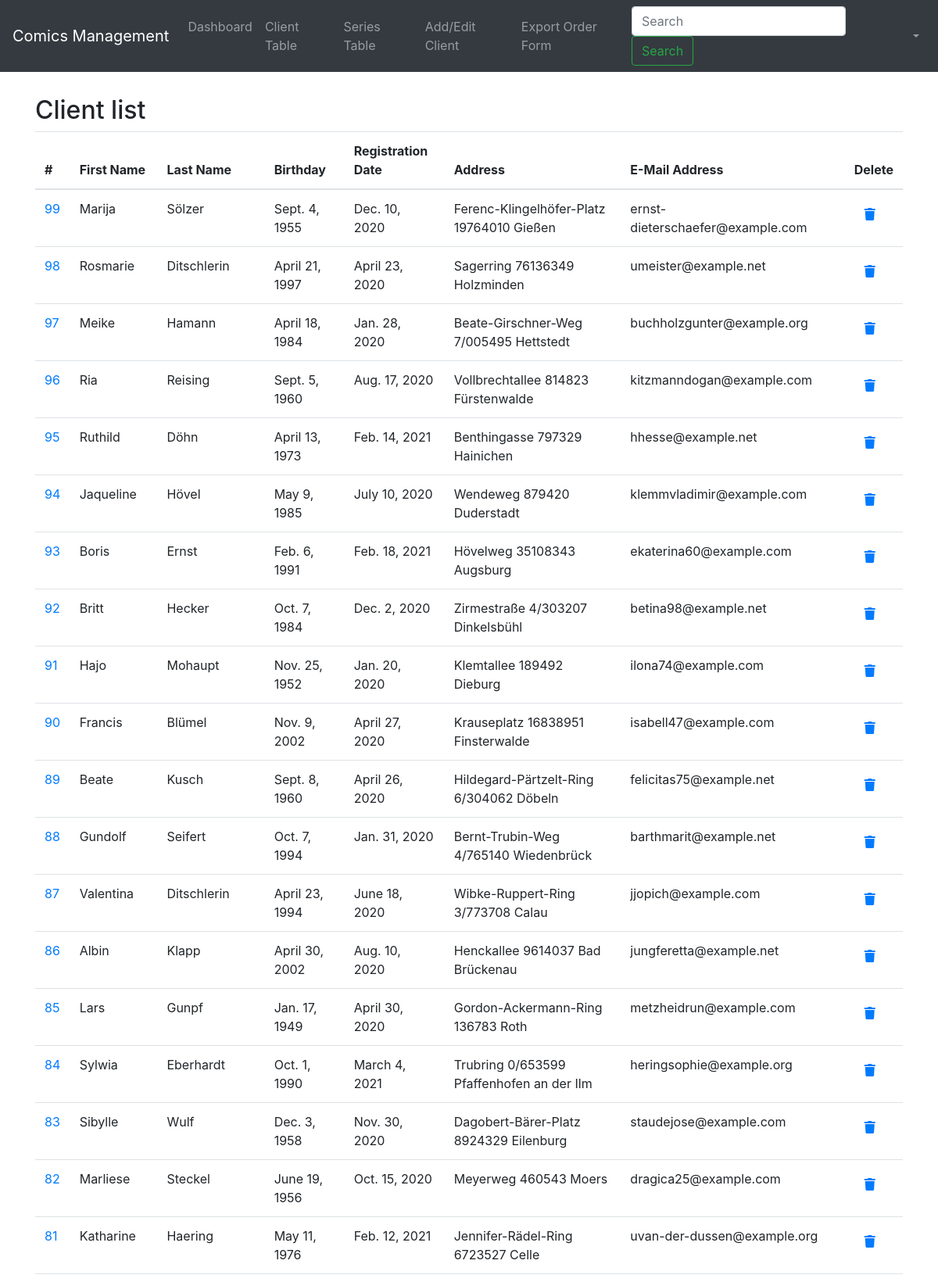
Screenshot of /app/client/ (upper part) with the database file from the repository.
### app/models.py (models this page shows, shortened)
class Client(models.Model):
    client_number = models.PositiveIntegerField(
        validators=[MinValueValidator(1)], unique=True
    )
    first_name = models.CharField(max_length=30)
    last_name = models.CharField(max_length=30)
    birthdate = models.DateField(blank=True)
    registration_date = models.DateField()
    address = models.CharField(max_length=50, blank=True)
    email_address = models.EmailField("Client email")
    slug = models.SlugField()
    def slug(self):
        return slugify(self.client_number)

### app/views.py (the view)
# urls.py: path("client/", views.client_index, name="client"),
def client_index(request):
    latest_client_list = Client.objects.order_by("-client_number")
    context = {"latest_client_list": latest_client_list}
    return render(request, "client_table.html", context)

### app/templates/client_table.html (shortened to what this page needs)
{% load static %}
<!DOCTYPE html>
<html>
<head>
    <link rel="stylesheet" href="https://maxcdn.bootstrapcdn.com/bootstrap/4.5.2/css/bootstrap.min.css">
    <link rel="stylesheet" href="https://cdnjs.cloudflare.com/ajax/libs/font-awesome/5.12.1/js/all.min.js"
>
    <link rel="stylesheet" href="https://cdnjs.cloudflare.com/ajax/libs/font-awesome/5.12.1/css/all.min.css">
</head>
<body>
    {% include 'navbar.html' %}
    <div class="container">
        <h2>Client list</h2>
        <div class="table-responsive">
            <table class="table">
                <thead>
                    <tr>
                        <th>#</th>
                        <th>First Name</th>
                        <th>Last Name</th>
                        <th>Birthday</th>
                        <th>Registration Date</th>
                        <th>Address</th>
                        <th>E-Mail Address</th>
                        <th>Delete</th>
                    </tr>
                </thead>
                <tbody>
                    {% for line in latest_client_list %}
                    <tr>
                        <td>
                            <a href="{% url 'client_subscription' line.client_number %}">
                                <div style="height:100%;width:100%">
                                    {{ line.client_number }}
                                </div>
                            </a>
                        </td>
                        <td>{{ line.first_name }}</td>
                        <td>{{ line.last_name }}</td>
                        <td>{{ line.birthdate }}</td>
                        <td>{{ line.registration_date }}</td>
                        <td>{{ line.address }}</td>
                        <td>{{ line.email_address }}</td>
                        <form>
                            <td>
                                <button type="submit" name={{line.client_number}} class="btn">
                                    <a onclick="return confirm('Are you sure do you want to delete this client?')"
                                        href="{% url 'remove_client' line.id %}"><i
                                            class="fas fa-trash"></i></a></button>
                            </td>
                        </form>
                    </tr>
                    {% endfor %}
                </tbody>
            </table>
        </div>
    </div>
    {% include 'footer.html' %}
</body>
<link rel="stylesheet" type="text/css" href="{% static 'css/client_table_style.css' %}">
</html>

### app/static/css/client_table_style.css (style rules this page uses)
.container .table-responsive { margin-right: auto; margin-left: auto; margin-top: 0px; }

### rows the page displays
Client: client_number "99", first_name "Marija", last_name "Sölzer", birthdate "Sept. 4, 1955", registration_date "Dec. 10, 2020", address "Ferenc-Klingelhöfer-Platz 19764010 Gießen", email_address "ernst-dieterschaefer@example.com"
Client: client_number "98", first_name "Rosmarie", last_name "Ditschlerin", birthdate "April 21, 1997", registration_date "April 23, 2020", address "Sagerring 76136349 Holzminden", email_address "umeister@example.net"
Client: client_number "97", first_name "Meike", last_name "Hamann", birthdate "April 18, 1984", registration_date "Jan. 28, 2020", address "Beate-Girschner-Weg 7/005495 Hettstedt", email_address "buchholzgunter@example.org"
Client: client_number "96", first_name "Ria", last_name "Reising", birthdate "Sept. 5, 1960", registration_date "Aug. 17, 2020", address "Vollbrechtallee 814823 Fürstenwalde", email_address "kitzmanndogan@example.com"
Client: client_number "95", first_name "Ruthild", last_name "Döhn", birthdate "April 13, 1973", registration_date "Feb. 14, 2021", address "Benthingasse 797329 Hainichen", email_address "hhesse@example.net"
Client: client_number "94", first_name "Jaqueline", last_name "Hövel", birthdate "May 9, 1985", registration_date "July 10, 2020", address "Wendeweg 879420 Duderstadt", email_address "klemmvladimir@example.com"
Client: client_number "93", first_name "Boris", last_name "Ernst", birthdate "Feb. 6, 1991", registration_date "Feb. 18, 2021", address "Hövelweg 35108343 Augsburg", email_address "ekaterina60@example.com"
Client: client_number "92", first_name "Britt", last_name "Hecker", birthdate "Oct. 7, 1984", registration_date "Dec. 2, 2020", address "Zirmestraße 4/303207 Dinkelsbühl", email_address "betina98@example.net"
Client: client_number "91", first_name "Hajo", last_name "Mohaupt", birthdate "Nov. 25, 1952", registration_date "Jan. 20, 2020", address "Klemtallee 189492 Dieburg", email_address "ilona74@example.com"
Client: client_number "90", first_name "Francis", last_name "Blümel", birthdate "Nov. 9, 2002", registration_date "April 27, 2020", address "Krauseplatz 16838951 Finsterwalde", email_address "isabell47@example.com"
Client: client_number "89", first_name "Beate", last_name "Kusch", birthdate "Sept. 8, 1960", registration_date "April 26, 2020", address "Hildegard-Pärtzelt-Ring 6/304062 Döbeln", email_address "felicitas75@example.net"
Client: client_number "88", first_name "Gundolf", last_name "Seifert", birthdate "Oct. 7, 1994", registration_date "Jan. 31, 2020", address "Bernt-Trubin-Weg 4/765140 Wiedenbrück", email_address "barthmarit@example.net"
Client: client_number "87", first_name "Valentina", last_name "Ditschlerin", birthdate "April 23, 1994", registration_date "June 18, 2020", address "Wibke-Ruppert-Ring 3/773708 Calau", email_address "jjopich@example.com"
Client: client_number "86", first_name "Albin", last_name "Klapp", birthdate "April 30, 2002", registration_date "Aug. 10, 2020", address "Henckallee 9614037 Bad Brückenau", email_address "jungferetta@example.net"
Client: client_number "85", first_name "Lars", last_name "Gunpf", birthdate "Jan. 17, 1949", registration_date "April 30, 2020", address "Gordon-Ackermann-Ring 136783 Roth", email_address "metzheidrun@example.com"
Client: client_number "84", first_name "Sylwia", last_name "Eberhardt", birthdate "Oct. 1, 1990", registration_date "March 4, 2021", address "Trubring 0/653599 Pfaffenhofen an der Ilm", email_address "heringsophie@example.org"
Client: client_number "83", first_name "Sibylle", last_name "Wulf", birthdate "Dec. 3, 1958", registration_date "Nov. 30, 2020", address "Dagobert-Bärer-Platz 8924329 Eilenburg", email_address "staudejose@example.com"
Client: client_number "82", first_name "Marliese", last_name "Steckel", birthdate "June 19, 1956", registration_date "Oct. 15, 2020", address "Meyerweg 460543 Moers", email_address "dragica25@example.com"
Client: client_number "81", first_name "Katharine", last_name "Haering", birthdate "May 11, 1976", registration_date "Feb. 12, 2021", address "Jennifer-Rädel-Ring 6723527 Celle", email_address "uvan-der-dussen@example.org"
